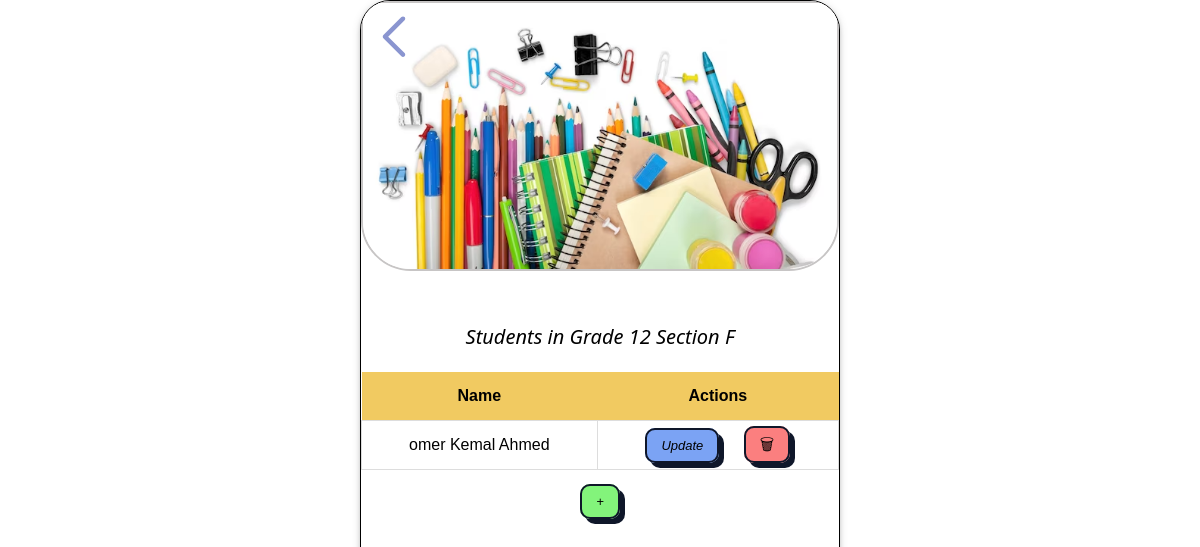
Page /admin/panal/get_students/12/F (signed in) on the earlier database version.
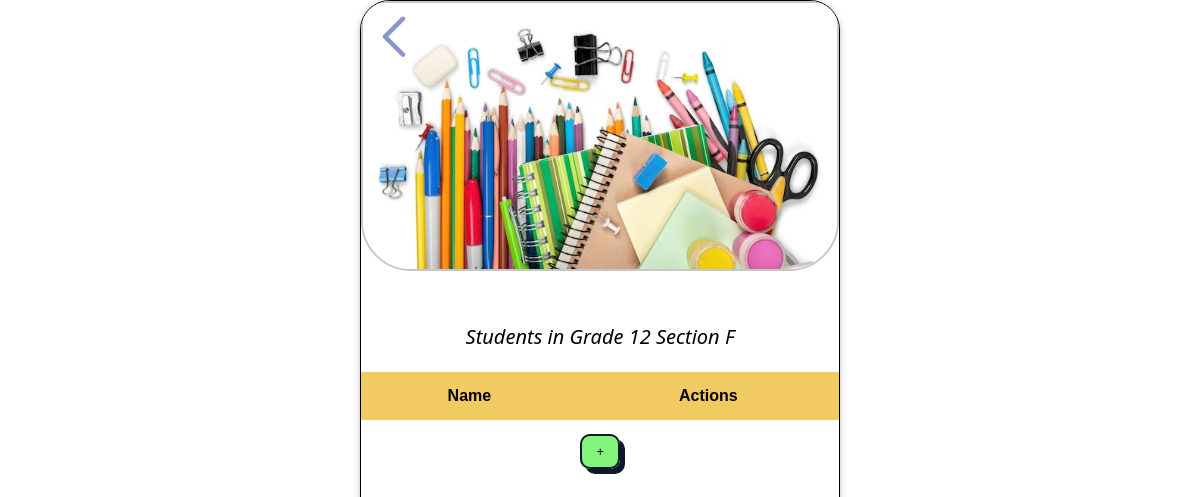
Same page on the later database version.
### database/modle.py (models this page shows, shortened)
class Student(Base):
    __tablename__ ='student'
    ID = Column("id", String, primary_key=True)
    fname = Column("first_name", String(20), nullable=False)
    mname = Column("middl_name", String(20), nullable=False)
    lname = Column("last_name", String(20), nullable=False)
    gender = Column("gender", String(2),nullable=False)
    grade = Column("grade", Integer)
    section = Column("section", String(20))
    password = Column("password", String(20),nullable=False)
    def __repr__(self):
        student_data = f"({self.ID}-{self.fname}-{self.mname}-{self.lname}-{self.gender}-{self.password}-{self.section}-{self.grade})"
        return student_data

### admin/Admin.py (the view)
@Admin.route('/admin/panal/get_students/<grade>/<section>')
def get_students(grade=False, section=None):
    try:
        if 'username' in session:
            if session['role'] == 'admin':
                if grade and section:
                    students = _session.query(Student).filter_by(grade=grade, section=section).all()
                    return render_template(
                        'get_students.html', students=students, grade=grade, section=section
                        )
                else:
                    return 'No grade provided'
            else:
                return redirect(url_for('event.unauthorized'))
        else:
            return redirect(url_for('Login.login', message=var.NONE_LOGIN_MESSAGE))
    except Exception as e:
        var.log(f"Error occurred: {e}")
        return redirect(url_for('event.internal_server_error'))
    finally:
        _session.close()

### utility/_templates_filters.py (called while the page is built)
def getlist(s):
    _filter = [str(info)[1:-1].split('-') for info in s]  # Split the string by '-' and store it in a list
    print(_filter)
    return _filter

### admin/templates/get_students.html (shortened to what this page needs)
<!DOCTYPE html>
<html lang="en">
<head>
  <link rel="stylesheet" href="{{ url_for('static', filename='css/style.css') }}">
  <link rel="stylesheet" href="{{ url_for('static', filename='css/custom.css') }}">
  <link rel="stylesheet" href="{{ url_for('static', filename='css/w3.css') }}">
</head>
<body>
<section class="w3-card">
  <header id="content1" style="display: none;">
    <div class="w3-display-container">
      <a onclick="loading_back();"><img width="15%" class="w3-display-topleft" src="{{ url_for('static', filename='img/back.svg') }}" alt=""></a>
      <img width="100%" class="round2" src="{{ url_for('static', filename='img/logo.avif') }}">
    </div>
  </header>
  <main id="content2" class="main4" style="display: none;">
    <div class="container" style="margin-top: 50px;">
        <h4><i>Students in Grade {{grade}} Section {{section}}</i></h4>
        <table>
            <thead>
                <th>
                    Name
                </th>
                <th>
                    Actions
                </th>
            </thead>
            <tbody>
                {% for student in students | getList %}
                <tr>
                    <td>{{ student[1] }} {{ student[2] }} {{ student[3] }}</td>
                    <td>
                      <div class="dropdown" style="margin-right: 20px;">
                        <a class="btn text" style="background-color: rgb(123, 163, 244);" href="/admin/panal/update_options/{{ student[0] }}">Update</a>
                      </div>
                      <a class="btn" style="background-color: rgb(251, 127, 127); text-decoration: none;" onclick="_delete('{{ student[0] }}',9);">&#128465</a>
                    </td>
                  </tr>
                {% endfor %}
            </tbody>
        </table>
        <a class="btn text" style="background-color: rgb(131, 244, 123);" href="/admin/panal/add_student/{{ grade }}/{{ section }}">+</a>
    </div>
  </main>
</section>
</body>
</html>

### static/css/style.css (style rules this page uses)
body { font-family: 'Edu AU VIC WA NT Pre', sans-serif; min-height: 100vh; display: flex; justify-content: center; align-items: center; text-align: center; }
section { height: 1020px; width: 480px; border: 1px solid #000; border-radius: 30px; background-color: #ffffff; overflow-x: auto; }
header { padding-bottom: 0px; }
main { margin-top: 40px; padding-top: 10px; background-color: #ffffff; border-top-right-radius: 30px; border-top-left-radius: 15px 30px; min-height: 100px; }
.btn { border-radius: 10px; padding: 8px 14px; cursor: pointer; border: 2px solid #0f172a; box-shadow: 0 0 0 0 white, 5px 5px 0 0 #0f172a; text-decoration: none; }
.text { text-decoration: none; font-style: oblique; font-size: 13px; }
.round2 { border: #c7c5c5 solid 2px; border-bottom-left-radius: 50px; border-bottom-right-radius: 50px; }

### static/css/custom.css (style rules this page uses)
table { width: 100%; border-collapse: collapse; margin: 20px 0; font-size: 16px; font-family: Arial, Helvetica, sans-serif; }
thead { background-color: #f1ca61; color: black; }
thead th { padding: 12px 15px; text-align: center; }

### static/css/w3.css (style rules this page uses)
*,*:before,*:after { box-sizing:inherit }
html { -ms-text-size-adjust:100%;-webkit-text-size-adjust:100% }
body { margin:0 }
article,aside,details,figcaption,figure,footer,header,main,menu,nav,section,summary { display:block }
a { background-color:transparent;-webkit-text-decoration-skip:objects }
img { border-style:none }
html,body { font-family:Verdana,sans-serif;font-size:15px;line-height:1.5 }
html { overflow-x:hidden }
h1,h2,h3,h4,h5,h6,.w3-slim,.w3-wide { font-family:"Segoe UI",Arial,sans-serif }
h4 { font-size:20px }
h1,h2,h3,h4,h5,h6 { font-weight:400;margin:10px 0 }
img { margin-bottom:-5px }
a { color:inherit }
.w3-tooltip,.w3-display-container { position:relative }
.w3-display-topleft { position:absolute;left:0;top:0 }
.w3-card,.w3-card-2,.w3-example { box-shadow:0 2px 4px 0 rgba(0,0,0,0.16),0 2px 10px 0 rgba(0,0,0,0.12)!important }

Differences in the rows shown:
removed Student: first_name "omer", middl_name "Kemal", last_name "Ahmed"
